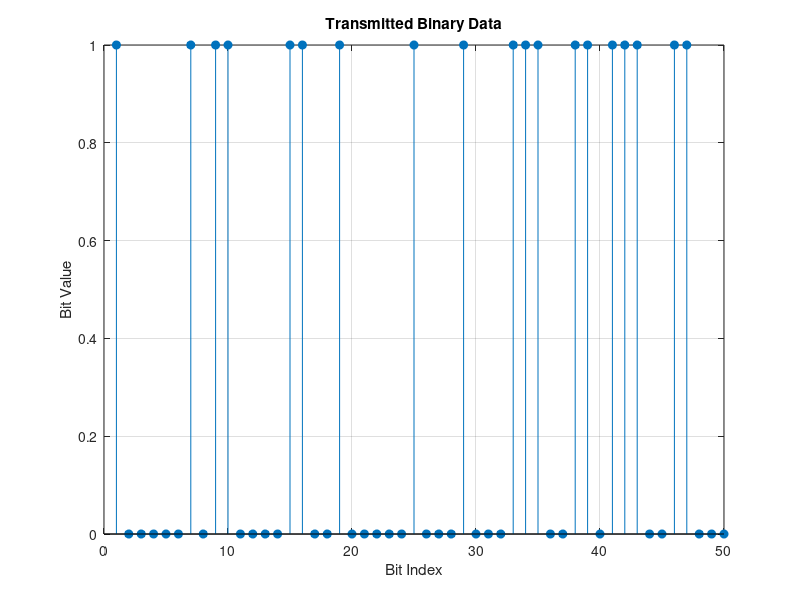
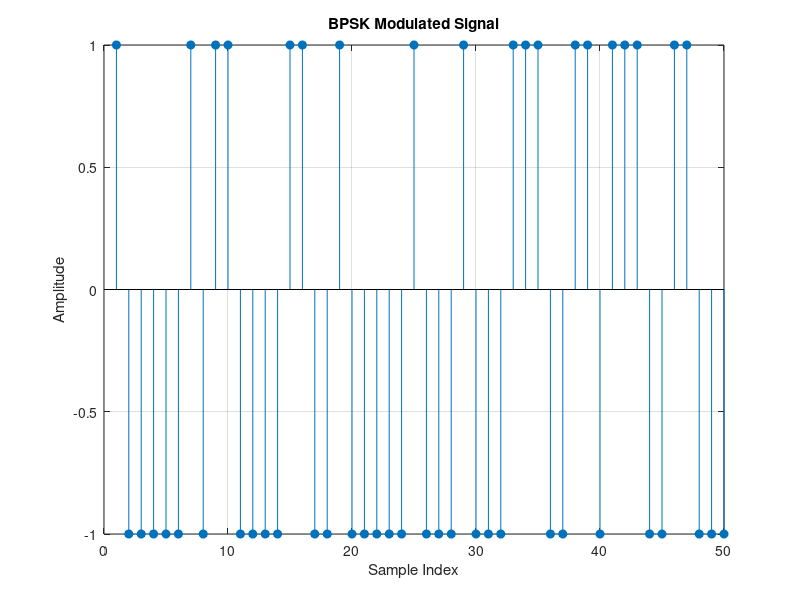
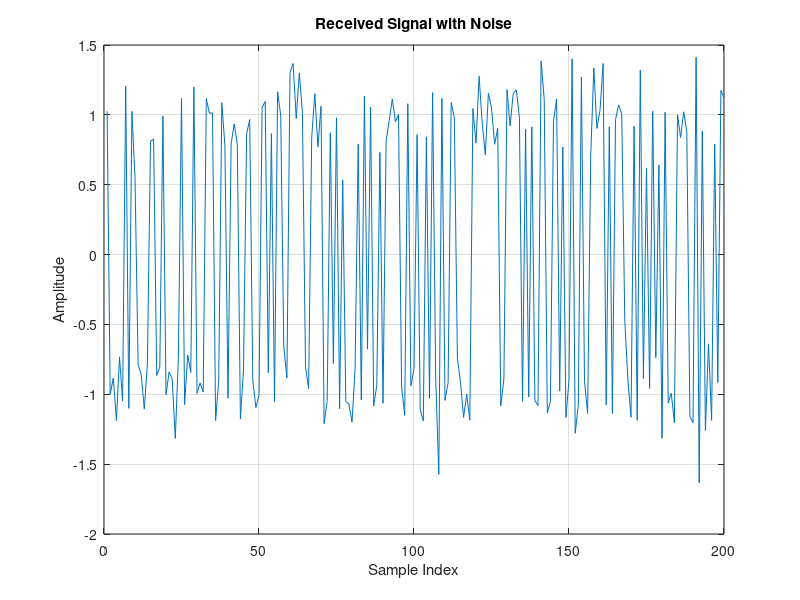
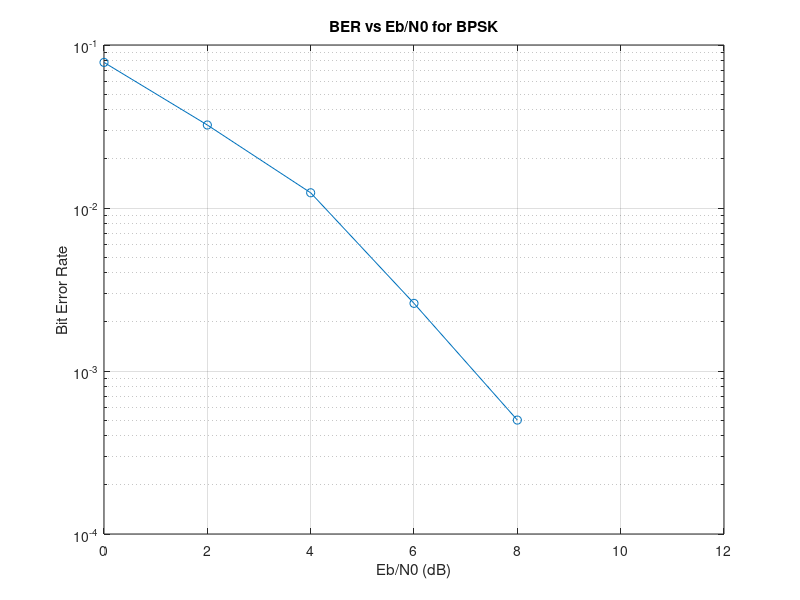

Recreate these plots in MATLAB, in order.
clc;
clear;
close all;

%% PARAMETERS
N = 10000;          % Number of bits
EbN0_dB = 0:2:12;   % Eb/N0 range in dB
BER = zeros(size(EbN0_dB));

%% TRANSMITTER
data = randi([0 1], 1, N);     % Random binary data

% BPSK Modulation (0 -> -1, 1 -> +1)
bpsk_signal = 2*data - 1;

%% CHANNEL + RECEIVER
for i = 1:length(EbN0_dB)
    
    EbN0 = 10^(EbN0_dB(i)/10);
    noise_variance = 1/(2*EbN0);
    
    % AWGN Noise
    noise = sqrt(noise_variance) * randn(1, N);
    
    % Received signal
    received_signal = bpsk_signal + noise;
    
    % BPSK Demodulation
    received_data = received_signal > 0;
    
    % BER Calculation
    BER(i) = sum(data ~= received_data) / N;
end

%% PLOTS

% Transmitted bits
figure;
stem(data(1:50), 'filled');
title('Transmitted Binary Data');
xlabel('Bit Index');
ylabel('Bit Value');
grid on;

% BPSK Signal
figure;
stem(bpsk_signal(1:50), 'filled');
title('BPSK Modulated Signal');
xlabel('Sample Index');
ylabel('Amplitude');
grid on;

% Received Signal
figure;
plot(received_signal(1:200));
title('Received Signal with Noise');
xlabel('Sample Index');
ylabel('Amplitude');
grid on;

% BER Curve
figure;
semilogy(EbN0_dB, BER, '-o');
title('BER vs Eb/N0 for BPSK');
xlabel('Eb/N0 (dB)');
ylabel('Bit Error Rate');
grid on;
